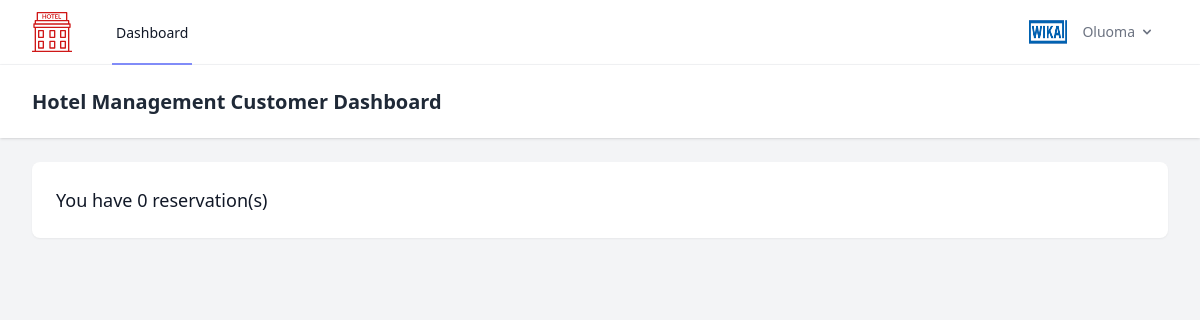
Page /dashboard/ (signed in) on the earlier database version.
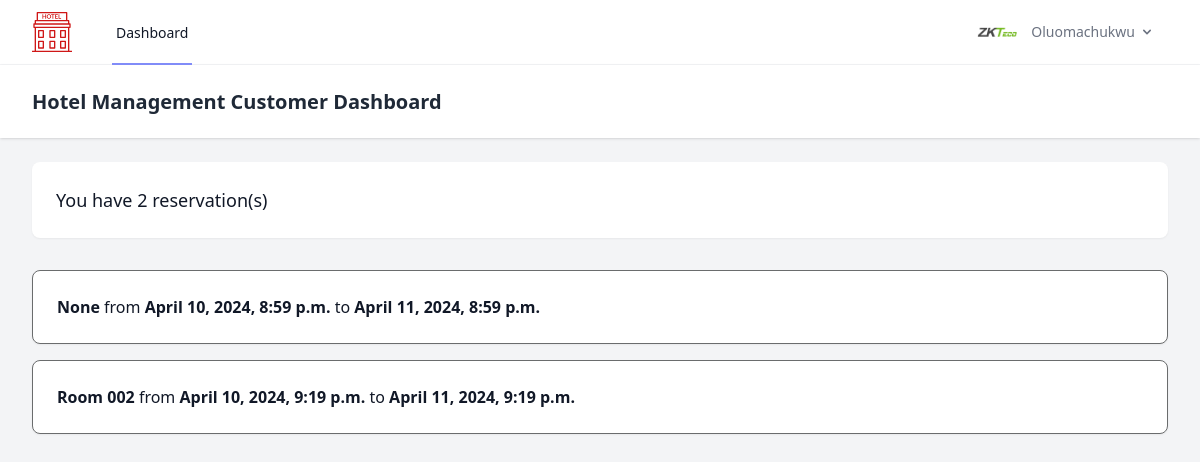
Same page on the later database version.
### Customeruser/models.py (models this page shows, shortened)
class CustomBaseuser(AbstractBaseUser, PermissionsMixin):
    email = models.EmailField(_('email address'), unique=True)
    firstname = models.CharField(max_length=150, blank=False)
    lastname = models.CharField(max_length=150, blank=False)
    birth_date = models.DateField(blank=False, null=True)
    joined_date = models.DateTimeField(auto_now_add=True, null=True)
    phone_number = models.IntegerField(blank=False, null=True)
    profile_pic = models.ImageField(blank=False, null=True)
    email_verified = models.BooleanField(default=False)
    is_staff = models.BooleanField(default=False)
    is_superuser = models.BooleanField(default=False)
    objects = UserManager()
    USERNAME_FIELD = 'email'
    REQUIRED_FIELDS = ['firstname', 'lastname']

### reservation/models.py (models this page shows, shortened)
class ReservationModel(models.Model):
    user=models.ForeignKey(CustomBaseuser,on_delete=models.CASCADE)
    checkInDateandTime= models.DateTimeField(auto_now_add=True, null=False,blank=False)
    preference=models.ForeignKey(Preferencemodel,on_delete=models.CASCADE,null=True)
    numberofdays = models.CharField(max_length=150, blank=False,null=True)
    payment=models.OneToOneField(PaymentModel,on_delete=models.CASCADE,null=True,blank=True)
    room = models.CharField(max_length=150, blank=False,null=True)
    def checkoutime(self):
        return self.checkInDateandTime + datetime.timedelta(days=int(self.numberofdays))

### Customeruser/views.py (the view)
# urls.py: path('dashboard/', dashboard, name='dashboard'),
@login_required(login_url='login')
def dashboard(request):
    userr=CustomBaseuser.objects.get(email=request.user.email)
    reservations = ReservationModel.objects.filter(user=userr)
    count=reservations.count()
    context={'reservations':reservations,'count':count,'user':userr}
    return render(request,'dashboard.html',context)

### templates/dashboard.html (shortened to what this page needs)
{% load static %}
<!DOCTYPE html>
<html lang="en">
<head>
    <link href="https://fonts.bunny.net/css?family=figtree:400,500,600&display=swap" rel="stylesheet" />
    <script src="https://cdn.tailwindcss.com"></script>
    <link rel="stylesheet" href="https://hotelmanagement.com.ng/public/build/assets/app-CxbmzRxr.css" />
    <link rel="stylesheet" href="{%static 'css/menu.css'%}" />
</head>
<body class="font-sans antialiased">
    <div class="min-h-screen bg-gray-100 dark:bg-gray-900">
        <nav x-data="{ open: false }" class="bg-white dark:bg-gray-800 border-b border-gray-100 dark:border-gray-700">
            <div class="max-w-7xl mx-auto px-4 sm:px-6 lg:px-8">
                <div class="flex justify-between h-16">
                    <div class="flex">
                        <div class="shrink-0 flex items-center">
                            <a href="{%url 'home' %}">
                            </a>
                        </div>
                        <div class="hidden space-x-8 sm:-my-px sm:ms-10 sm:flex">
                            <a class="inline-flex items-center px-1 pt-1 border-b-2 border-indigo-400 dark:border-indigo-600 text-sm font-medium leading-5 text-gray-900 dark:text-gray-100 focus:outline-none focus:border-indigo-700 transition duration-150 ease-in-out"
                                href="{% url 'home' %}">
                                Dashboard
                            </a>
                        </div>
                    </div>
                    <div class="hidden sm:flex sm:items-center sm:ms-6">
                        <div class="relative" x-data="{ open: false }" @click.outside="open = false"
                            @close.stop="open = false">
                            <div @click="open = ! open">
                                <button onclick="toggle_menu()"
                                    class="inline-flex items-center px-3 py-2 border border-transparent text-sm leading-4 font-medium rounded-md text-gray-500 dark:text-gray-400 bg-white dark:bg-gray-800 hover:text-gray-700 dark:hover:text-gray-300 focus:outline-none transition ease-in-out duration-150">
                                    {% if user.profile_pic %}
                                    <img src="{{user.profile_pic.url}}" alt=""
                                        style="margin-right:1em; border-radius:10px; width:40px; height:40px;">
                                    {%else%}
                                    <img src="" alt=""
                                        style="margin-right:1em; border-radius:10px; width:40px; height:40px;">
                                    {% endif %}
                                    <div>
                                        {{user.firstname}}
                                    </div>
                                    <div class="ms-1">
                                        <svg class="fill-current h-4 w-4" xmlns="http://www.w3.org/2000/svg"
                                            viewBox="0 0 20 20">
                                            <path fill-rule="evenodd"
                                                d="M5.293 7.293a1 1 0 011.414 0L10 10.586l3.293-3.293a1 1 0 111.414 1.414l-4 4a1 1 0 01-1.414 0l-4-4a1 1 0 010-1.414z"
                                                clip-rule="evenodd" />
                                        </svg>
                                    </div>
                                </button>
                            </div>
                        </div>
                    </div>
                </div>
            </div>
        </nav>
        <header class="bg-white dark:bg-gray-800 shadow">
            <div class="max-w-7xl mx-auto py-6 px-4 sm:px-6 lg:px-8">
                <h2 class="font-semibold text-xl text-gray-800 dark:text-gray-200 leading-tight">
                    Hotel Management Customer Dashboard
                </h2>
            </div>
        </header>
        <main>
            <div class="py-6">
                <div class="max-w-7xl mx-auto sm:px-6 lg:px-8">
                    <div class="bg-white dark:bg-gray-800 overflow-hidden shadow-sm sm:rounded-lg">
                        <div class="p-6 text-gray-900 dark:text-gray-100">
                            <h2 class="text-lg font-medium text-gray-900 dark:text-gray-100">
                                You have
                                {{count}} reservation(s)
                            </h2>
                        </div>
                    </div>
                </div>
            </div>
            {% if reservations %}
            {% for i in reservations %}
            <a href="public/reservation/detail/RESERVATION-18mRRkFqkNX9">
                <div class="py-2">
                    <div class="max-w-7xl mx-auto sm:px-6 lg:px-8">
                        <div class="bg-white dark:bg-gray-800 overflow-hidden shadow-sm sm:rounded-lg"
                            style="border: #6a6c6d 1px solid">
                            <div class="p-6 text-gray-900 dark:text-gray-100">
                                <b>{{i.room}}</b> from <b>{{i.checkInDateandTime}}</b> to <b>{{i.checkoutime}}
                                </b>
                            </div>
                        </div>
                    </div>
                </div>
            </a>
            {% endfor %}
            {%endif%}
        </main>
    </div>
</body>
</html>

Differences in the rows shown:
changed CustomBaseuser: profile_pic: a different picture; firstname "Oluoma" → "Oluomachukwu"
added ReservationModel: room "None", checkInDateandTime "April 10, 2024, 8:59 p.m.", checkoutime "April 11, 2024, 8:59 p.m."
added ReservationModel: room "Room 002", checkInDateandTime "April 10, 2024, 9:19 p.m.", checkoutime "April 11, 2024, 9:19 p.m."
Other differences:
{{ count }}: "0" → "2"
